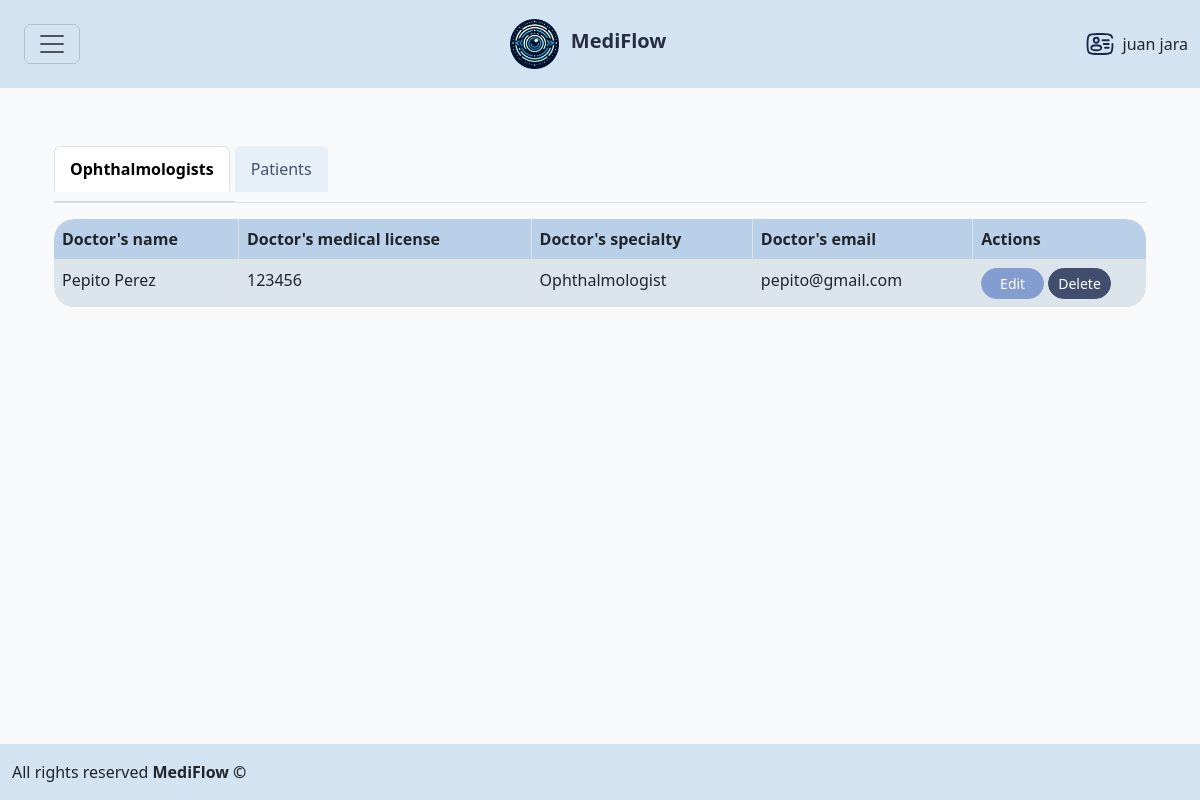
/administrator/ (signed in), run on the app's committed database.
### administrator/models.py (models this page shows, shortened)
class CustomUser(AbstractBaseUser, PermissionsMixin):
    email = models.EmailField(unique=True)
    first_name = models.CharField(max_length=30, blank=True)
    last_name = models.CharField(max_length=30, blank=True)
    is_active = models.BooleanField(default=True)
    is_staff = models.BooleanField(default=False)
    is_superuser = models.BooleanField(default=False)
    date_joined = models.DateTimeField(default=timezone.now)
    ophthalmologist = models.ForeignKey(Ophthalmologist, on_delete=models.CASCADE, blank=True, null=True)
    objects = CustomUserManager()
    USERNAME_FIELD = 'email'
    REQUIRED_FIELDS = ['first_name', 'last_name']
    def get_full_name(self):
        return f"{self.first_name} {self.last_name}"

### ophthalmologist/models.py (models this page shows)
class Ophthalmologist(models.Model):
    id = models.AutoField(primary_key=True)
    name = models.CharField(max_length=50)
    last_name = models.CharField(max_length=50)
    email = models.EmailField()
    medical_license = models.CharField(max_length=50)
    specialty = models.CharField(max_length=50)

### administrator/views.py (the view)
# urls.py: path('', adminViews.administrator, name="administrator"),
@user_passes_test(is_superuser_or_staff)
def administrator(request):
    patients = Patient.objects.all()
    files = Exam.objects.all() # Filter by user
    doctors = Ophthalmologist.objects.all()
    searchTerm = request.GET.get('searchPatient')
    if searchTerm:
        patients = Patient.objects.filter(name__icontains='searchTerm')
    else:
        patients = Patient.objects.all()
    return render(request, 'administrator.html', {'patients': patients, 'files': files, 'doctors': doctors, 'searchTerm':searchTerm})

### administrator/views.py (called while the page is built)
def is_superuser_or_staff(user):
    return user.is_superuser or user.is_staff

### administrator/templates/administrator.html (shortened to what this page needs)
<!DOCTYPE html>
<html lang="en">
<head>
    <link href="https://cdn.jsdelivr.net/npm/bootstrap@5.3.3/dist/css/bootstrap.min.css" rel="stylesheet">
</head>
<body>
    {% extends 'base.html' %}
    {% block content %}
    <div class="container my-4">
         <ul class="nav nav-tabs" id="myTab" role="tablist">
            <li class="nav-item" role="presentation">
                <button class="nav-link active" id="ophthalmologists-tab" data-bs-toggle="tab" data-bs-target="#ophthalmologists" type="button" role="tab" aria-controls="ophthalmologists" aria-selected="true">Ophthalmologists</button>
            </li>
            <li class="nav-item" role="presentation">
                <button class="nav-link" id="patients-tab" data-bs-toggle="tab" data-bs-target="#patients" type="button" role="tab" aria-controls="patients" aria-selected="false">Patients</button>
            </li>
        </ul>
        <div class="tab-content">
            <div class="tab-pane fade show active" id="ophthalmologists" role="tabpanel" aria-labelledby="ophthalmologists-tab">
                <div class="table-responsive mt-3">
                    <table class="table table-striped">
                        <thead>
                            <tr>
                                <th>Doctor's name</th>
                                <th>Doctor's medical license</th>
                                <th>Doctor's specialty</th>
                                <th>Doctor's email</th>
                                <th>Actions</th>
                            </tr>
                        </thead>
                        <tbody>
                            {% for doctor in doctors %}
                            <tr>
                                <td>{{ doctor.name }} {{ doctor.last_name }}</td>
                                <td>{{ doctor.medical_license }}</td>
                                <td>{{ doctor.specialty }}</td>
                                <td>{{ doctor.email }}</td>
                                <td>
                                    <a href="{% url 'edit_ophthalmologist' doctor.medical_license %}" class="btn btn-edit btn-sm">
                                        Edit
                                    </a>
                                    <button type="button" class="btn btn-delete btn-sm" data-bs-toggle="modal" data-bs-target="#confirmDeleteOphthalmologistModal{{ doctor.medical_license }}" data-doctor-id="{{ doctor.medical_license }}">
                                        Delete
                                    </button>
                                </td>
                            </tr>
                            {% endfor %}
                        </tbody>
                    </table>
                </div>
            </div>
        </div>
        {% endblock %}

### ophthalmologist/templates/base.html (shortened to what this page needs)
<!DOCTYPE html>
<html lang="en">
<head>
    <link href="https://cdn.jsdelivr.net/npm/bootstrap@5.3.0/dist/css/bootstrap.min.css" rel="stylesheet">
</head>
<body>
    <header class="header-footer py-3">
        <div class="container-fluid d-flex justify-content-between align-items-center">
            <nav class="navbar">
                <div class="container-fluid">
                    <button class="navbar-toggler" type="button" aria-expanded="false" aria-label="Toggle navigation">
                        <span class="navbar-toggler-icon"></span>
                    </button>
                </div>
            </nav>
            <div class="logo">
                <a href="{% url 'home' %}" style="text-decoration: none;"><img src="/media/logo_app.png" alt="Logo MediFlow" class="img-fluid" style="height: 50px;">
                <span class="company-name h5 ms-2">MediFlow</span></a>
            </div>
            <div class="usuario d-flex align-items-center">
                <img src="/media/user_logo.svg" alt="Profile" style="height: 30px;">
                <span class="ms-2">{{ request.user.get_full_name }}</span>
            </div>
        </div>
    </header>
    <main class="container my-4">
        {% block content %}
        {% endblock %}
    </main>
    <footer class="header-footer py-3">
        <div class="container-fluid">
            <p class="mb-0">All rights reserved <strong>MediFlow ©</strong></p>
        </div>
    </footer>
</body>
</html>

### administrator/templates/administrator.html (style rules this page uses)
.table, .table-responsive, .table-striped { border-radius: 20px; overflow: hidden; border: hidden; }
th { background-color: #B9D0E8 !important; }
.table th, .table td { border: 1px solid #dee2e6; }
.table-striped>tbody>tr:nth-child(odd)>td, .table-striped>tbody>tr:nth-child(odd)>th { background-color: #E7F0F8; }
.btn-delete { background-color: #414E6E !important; border-color: #414E6E !important; border-radius: 20px !important; color: white !important; width: 40% !important; }
.btn-edit { background-color: #839DD1 !important; border-color: #839DD1 !important; border-radius: 20px !important; color: white !important; width: 40% !important; }
.nav-tabs { border-bottom: 2px solid #B9D0E8; }
.nav-tabs .nav-link { border: none; border-radius: 20px 20px 0 0; margin-right: 5px; color: #414E6E; background-color: #E7F0F8; padding: 10px 15px; }
.nav-tabs .nav-link.active { background-color: #B9D0E8; color: white; font-weight: bold; }

### ophthalmologist/templates/base.html (style rules this page uses)
html, body { height: 100%; margin: 0; }
body { display: flex; flex-direction: column; background-color: #F8F9FA; position: relative; }
main { flex: 1; }
.header-footer { background-color: #D3E3F2; }
.company-name { color: #262D40; font-weight: bold; }
.navbar { color: #262D40; }
li { list-style: none; padding: 0; margin-bottom: 10px; }
.nav-item { padding: 10px 0; margin: 0; border-bottom: 1px solid #D3D3D3; }
.nav-item:last-child { border-bottom: none; }

### data on the page
CustomUser: user.get_full_name "juan jara"
Ophthalmologist: name "Pepito", last_name "Perez", medical_license "123456", specialty "Ophthalmologist", email "pepito@gmail.com"
